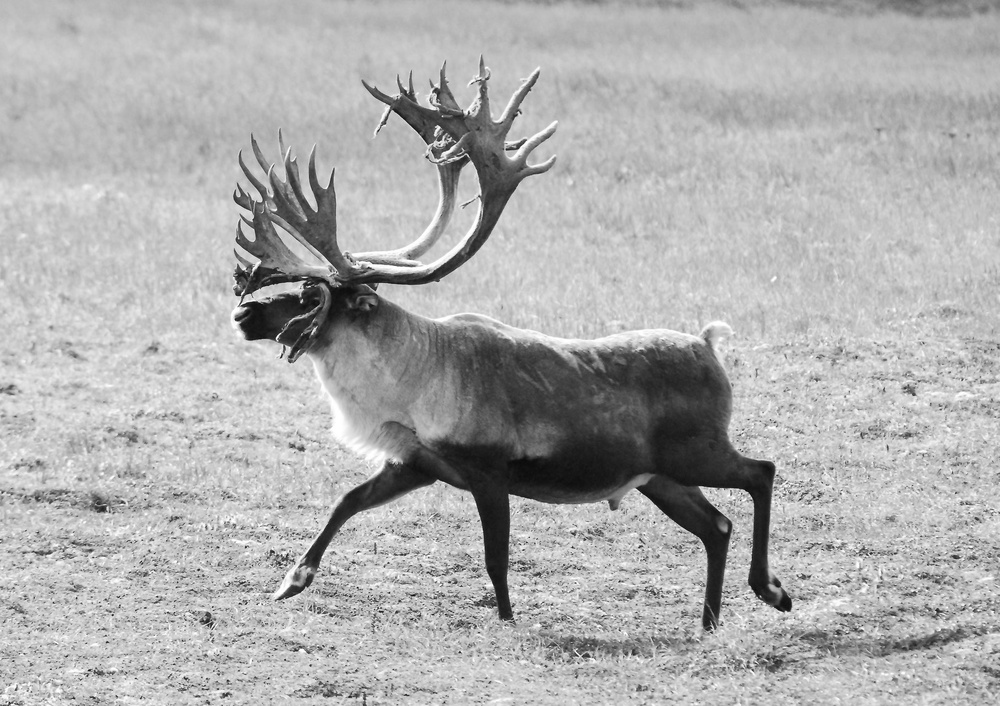
%> input picture Image Processing With Matlab/0003-Image-Display/_images/caribou.jpg, 1000 x 706 px, shrunk from 2400 x 1694 before the run
$ octave exm_004_recover_image_from_bit_planes_of_8_bit_grascale_image.m   (GNU Octave 9; MATLAB toolbox functions it lacks are replaced by stand-ins)
%> lines starting %> are read from the running program, lines starting %| are printed output that depends on the picture
c = imread('_images/caribou.jpg');
%> c is the input picture: size 706x1000 uint8; min 4, max 255, mean 174.2

% store the bit plane images
max_bit = 8;
for i = 1 : max_bit
    subplot(2, 4, i), ...
        imshow(logical(bitget(c, i)));
end
%> this loop made 8 passes
%> pass 1, `imshow(logical(bitget(c, i)));`:
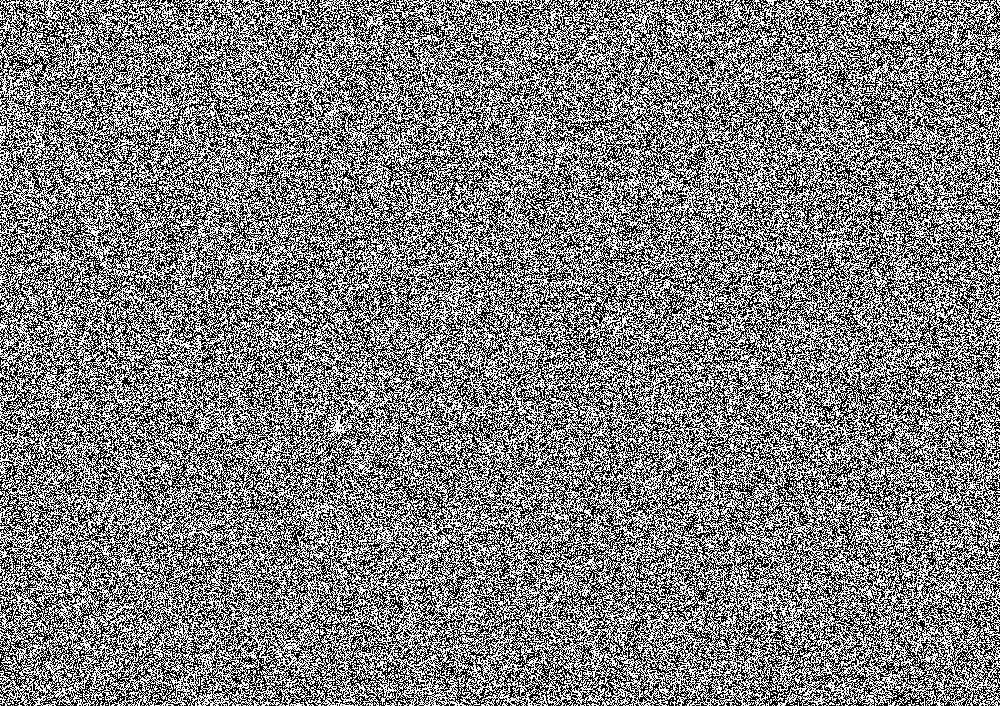
%> displayed picture: size 706x1000 logical; 50% white in thin lines or dots
%> pass 2, `imshow(logical(bitget(c, i)));`:
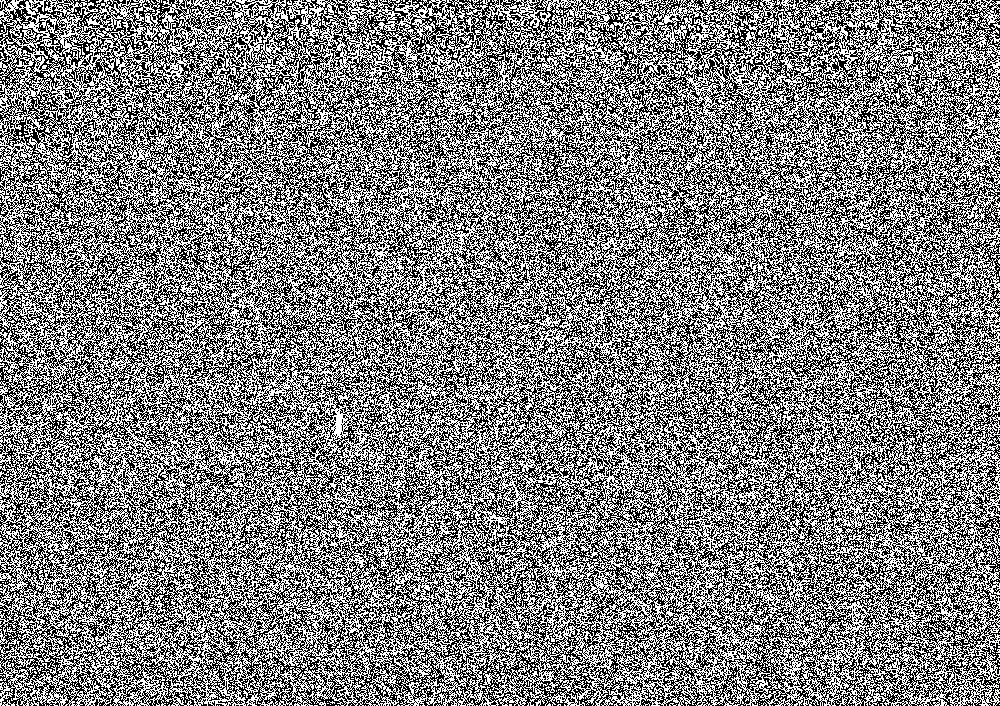
%> displayed picture: size 706x1000 logical; 50.1% white; black in thin lines or dots
%> after the loop:
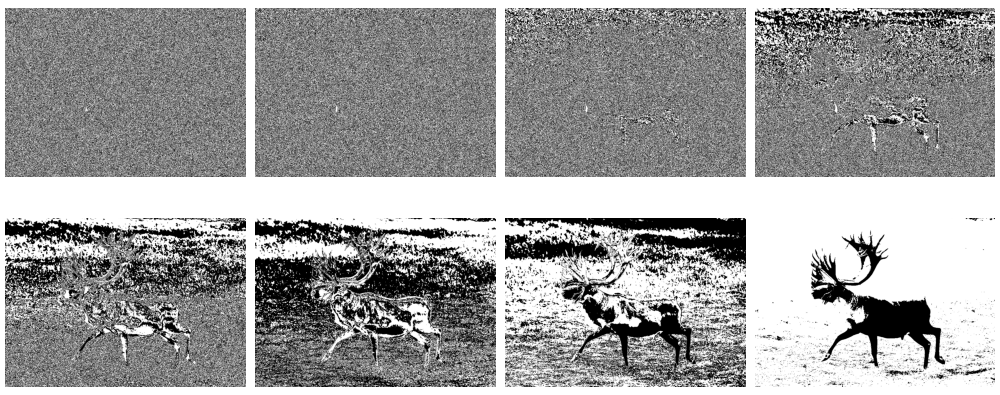
%> figure redrawn from the program's plot data, 8 panels

%%
%{
** Recover the images
We can recover and display the
original image by multiplying each
bitplane by an appropriate power of
two and adding them
%}

recovered = zeros(size(c));
for i = 1 : max_bit
    recovered = recovered + 2 ^ (i - 1) * double(bitget(c, i));
end
%> this loop made 8 passes
%> pass 2, `recovered = recovered + 2 ^ (i - 1) * double(bitget(c, i));`:
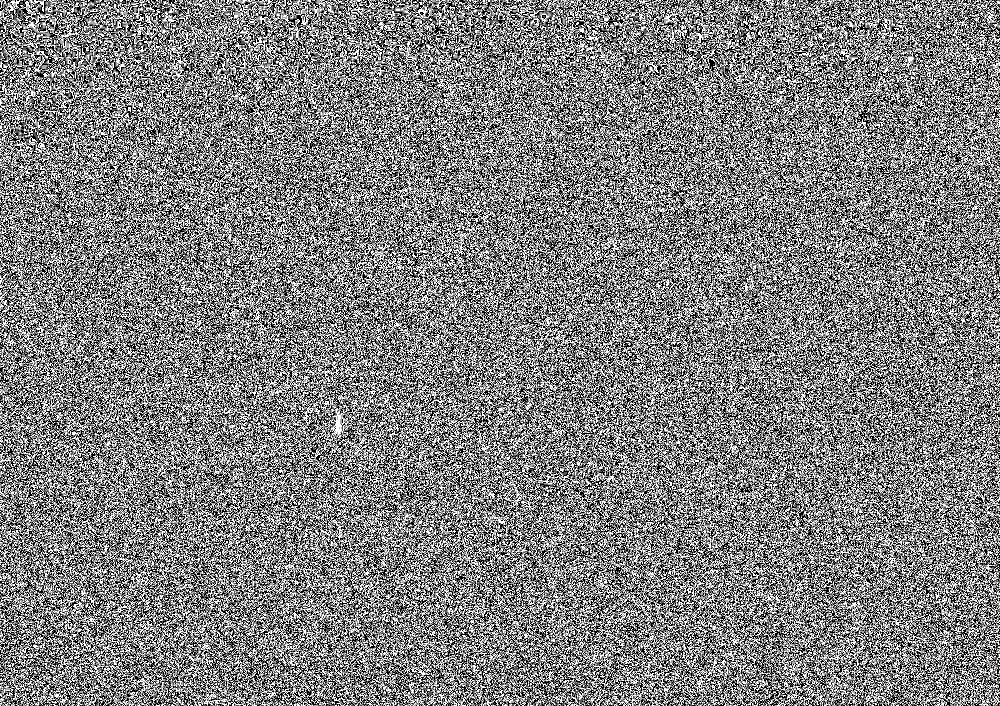
%> recovered: size 706x1000 double; min 0, max 3, mean 1.5; drawn with min black and max white
%> pass 3, `recovered = recovered + 2 ^ (i - 1) * double(bitget(c, i));`:
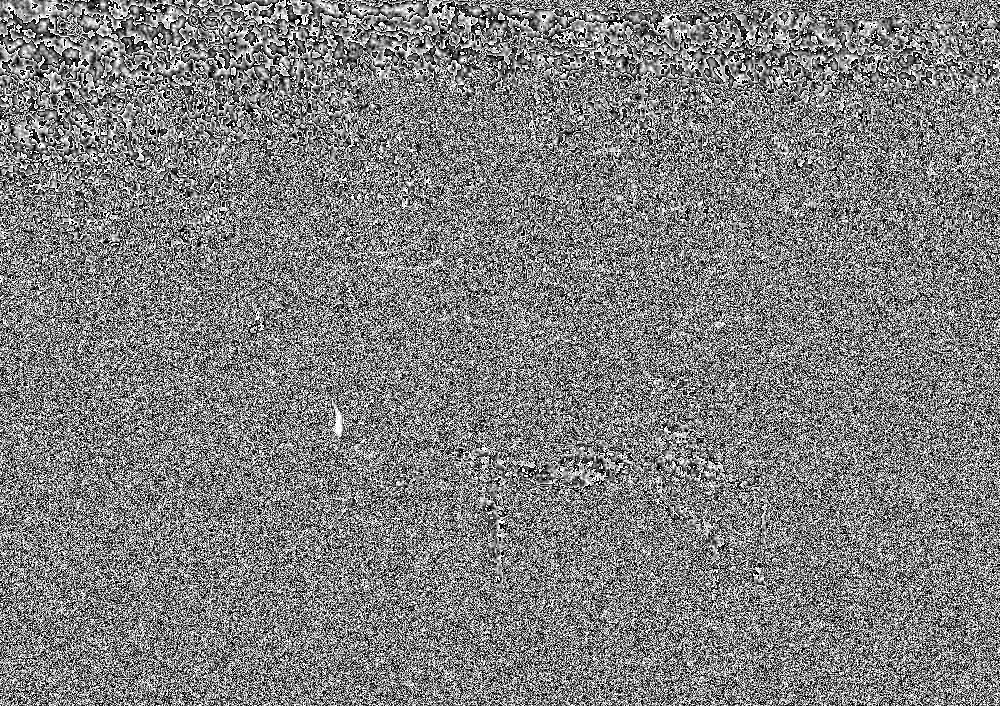
%> recovered: size 706x1000 double; min 0, max 7, mean 3.51; drawn with min black and max white

% 'recovred' is the recovered image
figure, imshow(uint8(recovered));
isequal(c, uint8(recovered))
%> ans = true

$ run again, with Image Processing With Matlab/0003-Image-Display/_images/cameraman.bmp saved as Image Processing With Matlab/0003-Image-Display/_images/caribou.jpg
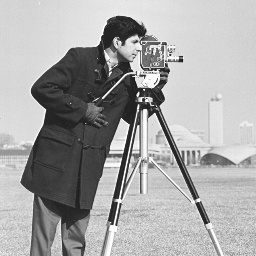
%> input picture Image Processing With Matlab/0003-Image-Display/_images/cameraman.bmp, 256 x 256 px
%> c is the input picture: size 256x256 uint8; min 20, max 255, mean 166.9
%> the loop `for i = 1 : max_bit` made 8 passes
%> pass 1, `imshow(logical(bitget(c, i)));`:
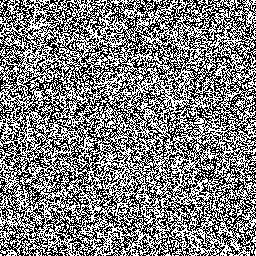
%> displayed picture: size 256x256 logical; 50.1% white; black in thin lines or dots
%> the loop `for i = 1 : max_bit` made 8 passes
%> pass 3, `recovered = recovered + 2 ^ (i - 1) * double(bitget(c, i));`:
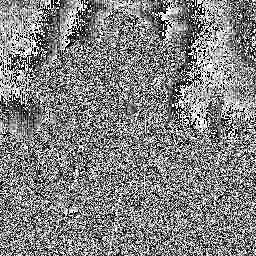
%> recovered: size 256x256 double; min 0, max 7, mean 3.57; drawn with min black and max white
%> ans = true
